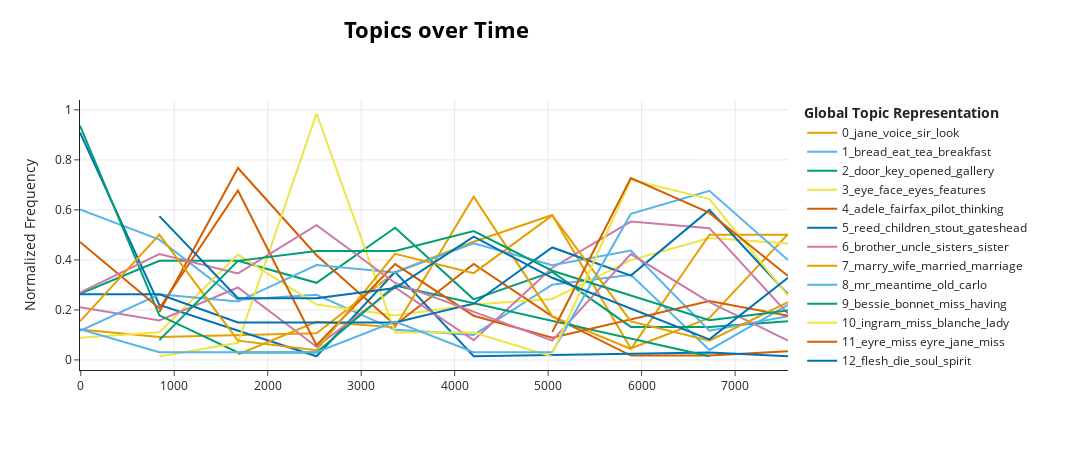

The notebook cell this image was saved under:
### Markdown cell above
__Plotting topics over time__

### Code cell
topic_model.visualize_topics_over_time(topics_over_time, 
                                       normalize_frequency=True, 
                                       top_n_topics=20)

### Figure 1 — Plotly figure (JSON) as saved in the notebook; plotly's stock layout.template omitted (floating-point values rounded to 4 significant figures)
{"data": [{"hoverinfo": "text", "hovertext": ["<b>Topic 0</b><br>Words: jane, theres, tremble, mention, assure", "<b>Topic 0</b><br>Words: jane, grown, exactly, strike, stout", "<b>Topic 0</b><br>Words: jane, ive, blow, laughing, familiar", "<b>Topic 0</b><br>Words: jane, anybody, sir, ive, world", "<b>Topic 0</b><br>Words: jane, look, pretty, thinking, wish", "<b>Topic 0</b><br>Words: jane, love, sir, trouble, oh", "<b>Topic 0</b><br>Words: jane, known, moved, uncle, observed", "<b>Topic 0</b><br>Words: jane, trust, stooping, closely, german", "<b>Topic 0</b><br>Words: jane, voice, friends, truly, express"], "marker": {"color": "#E69F00"}, "mode": "lines", "name": "0_jane_voice_sir_look", "type": "scatter", "x": [-8.407, 840.7, 2522.0, 3363.0, 4204.0, 5044.0, 5885.0, 6726.0, 7566.0], "y": [0.122, 0.09148, 0.1067, 0.3507, 0.4726, 0.5794, 0.04574, 0.1677, 0.5031]}, {"hoverinfo": "text", "hovertext": ["<b>Topic 1</b><br>Words: bread, breakfast, bell, eat, dinner", "<b>Topic 1</b><br>Words: bread, eat, tea, pupils, bell", "<b>Topic 1</b><br>Words: tea, eat, bell, dinner, wanted", "<b>Topic 1</b><br>Words: drawingroom, dinner, bread, ladies, party", "<b>Topic 1</b><br>Words: bread, tea, used, rang, breakfast", "<b>Topic 1</b><br>Words: eat, ordered, rang, ill, bell", "<b>Topic 1</b><br>Words: bread, handkerchief, breakfast, piece, lips", "<b>Topic 1</b><br>Words: tea, bread, eat, milk, brought", "<b>Topic 1</b><br>Words: progress, tea, spread, kitchen, sitting", "<b>Topic 1</b><br>Words: breakfast, rang, marys, prospect, composed"], "marker": {"color": "#56B4E9"}, "mode": "lines", "name": "1_bread_eat_tea_breakfast", "type": "scatter", "x": [-8.407, 840.7, 1681.0, 2522.0, 3363.0, 4204.0, 5044.0, 5885.0, 6726.0, 7566.0], "y": [0.6013, 0.4811, 0.2405, 0.2606, 0.1203, 0.1002, 0.3007, 0.3408, 0.04009, 0.2205]}, {"hoverinfo": "text", "hovertext": ["<b>Topic 2</b><br>Words: door, stopped, trunk, wall, away", "<b>Topic 2</b><br>Words: door, opened, dog, fastened, shut", "<b>Topic 2</b><br>Words: door, gallery, shut, dog, vanished", "<b>Topic 2</b><br>Words: door, gallery, stopped, gentleman, heard", "<b>Topic 2</b><br>Words: door, key, gallery, noise, opened", "<b>Topic 2</b><br>Words: carriage, door, dog, gallery, stairs", "<b>Topic 2</b><br>Words: door, key, moved, way, walked", "<b>Topic 2</b><br>Words: door, dog, field, nice, absorbed", "<b>Topic 2</b><br>Words: door, tonight, lifting, sudden, difficulty", "<b>Topic 2</b><br>Words: door, narrow, presented, entering, pointed"], "marker": {"color": "#009E73"}, "mode": "lines", "name": "2_door_key_opened_gallery", "type": "scatter", "x": [-8.407, 840.7, 1681.0, 2522.0, 3363.0, 4204.0, 5044.0, 5885.0, 6726.0, 7566.0], "y": [0.2643, 0.3964, 0.3964, 0.3083, 0.5285, 0.2422, 0.3524, 0.1321, 0.1321, 0.1542]}, {"hoverinfo": "text", "hovertext": ["<b>Topic 3</b><br>Words: does, nose, steadily, teeth, face", "<b>Topic 3</b><br>Words: eye, hair, miss temple, temple, eyes", "<b>Topic 3</b><br>Words: shape, eye, face, eyes, features", "<b>Topic 3</b><br>Words: eye, features, drawn, eyes, face", "<b>Topic 3</b><br>Words: brow, speaker, looking, black, looked", "<b>Topic 3</b><br>Words: eye, arm, forehead, cheek, face", "<b>Topic 3</b><br>Words: turned, face, features, cheek, eye", "<b>Topic 3</b><br>Words: eye, face, gaze, looked, glance", "<b>Topic 3</b><br>Words: eye, marble, face, keen, turned", "<b>Topic 3</b><br>Words: eye, features, blind, sight, blank"], "marker": {"color": "#F0E442"}, "mode": "lines", "name": "3_eye_face_eyes_features", "type": "scatter", "x": [-8.407, 840.7, 1681.0, 2522.0, 3363.0, 4204.0, 5044.0, 5885.0, 6726.0, 7566.0], "y": [0.08865, 0.1108, 0.4211, 0.2216, 0.1773, 0.2216, 0.2438, 0.3989, 0.4876, 0.4654]}, {"hoverinfo": "text", "hovertext": ["<b>Topic 4</b><br>Words: adele, childhood, point, believed, mrs", "<b>Topic 4</b><br>Words: adele, pilot, thinking, scarcely, bed", "<b>Topic 4</b><br>Words: adele, introduced, ladies, stool, advanced", "<b>Topic 4</b><br>Words: adele, thinking, affection, fairfax, sir", "<b>Topic 4</b><br>Words: adele, moon, ring, field, shall", "<b>Topic 4</b><br>Words: adele, companion, ice, governess, school", "<b>Topic 4</b><br>Words: liked, attractive, adele, equally, acquaintance", "<b>Topic 4</b><br>Words: world, rose, like, adele, fairfax", "<b>Topic 4</b><br>Words: adele, forgotten, reader, school, leave"], "marker": {"color": "#D55E00"}, "mode": "lines", "name": "4_adele_fairfax_pilot_thinking", "type": "scatter", "x": [840.7, 1681.0, 2522.0, 3363.0, 4204.0, 5044.0, 5885.0, 6726.0, 7566.0], "y": [0.1919, 0.7675, 0.4186, 0.1395, 0.3837, 0.1744, 0.01744, 0.01744, 0.03488]}, {"hoverinfo": "text", "hovertext": ["<b>Topic 5</b><br>Words: reed, children, stout, presence, nursery", "<b>Topic 5</b><br>Words: reed, worst, stout, remember, miss", "<b>Topic 5</b><br>Words: speaking, deep, short, words, voice", "<b>Topic 5</b><br>Words: reed, gateshead, aunt, dead, children", "<b>Topic 5</b><br>Words: adopt, intention, reed, make, children", "<b>Topic 5</b><br>Words: reed, orphan, gateshead, kept, happy", "<b>Topic 5</b><br>Words: johns, kindness, grew, reed, children"], "marker": {"color": "#0072B2"}, "mode": "lines", "name": "5_reed_children_stout_gateshead", "type": "scatter", "x": [-8.407, 840.7, 2522.0, 3363.0, 4204.0, 6726.0, 7566.0], "y": [0.909, 0.2199, 0.01466, 0.3519, 0.01466, 0.02932, 0.01466]}, {"hoverinfo": "text", "hovertext": ["<b>Topic 6</b><br>Words: aunt, father, mother, orphan, brother", "<b>Topic 6</b><br>Words: uncle, brother, adopt, law, family", "<b>Topic 6</b><br>Words: brother, family, fond, sisters, estate", "<b>Topic 6</b><br>Words: rejoined, throw, brother, chance, thousand", "<b>Topic 6</b><br>Words: aunt, family, daughters, dead, sisters", "<b>Topic 6</b><br>Words: uncle, prospect, write, brother, father", "<b>Topic 6</b><br>Words: brother, uncle, father, dead, son", "<b>Topic 6</b><br>Words: sisters, father, brother, dead, sister", "<b>Topic 6</b><br>Words: sister, brother, sisters, uncle, cousins", "<b>Topic 6</b><br>Words: sister, sisters, brother, estate, cousin"], "marker": {"color": "#CC79A7"}, "mode": "lines", "name": "6_brother_uncle_sisters_sister", "type": "scatter", "x": [-8.407, 840.7, 1681.0, 2522.0, 3363.0, 4204.0, 5044.0, 5885.0, 6726.0, 7566.0], "y": [0.2107, 0.1581, 0.2898, 0.05269, 0.2898, 0.07903, 0.3688, 0.5532, 0.5269, 0.1844]}, {"hoverinfo": "text", "hovertext": ["<b>Topic 7</b><br>Words: stately, somewhat, room, mrs, marry", "<b>Topic 7</b><br>Words: married, bride, wife, marry, marriage", "<b>Topic 7</b><br>Words: marriage, theres, adopt, deuce, perform", "<b>Topic 7</b><br>Words: married, marry, wife, bride, marriage", "<b>Topic 7</b><br>Words: married, wife, marry, marriage, wealthy", "<b>Topic 7</b><br>Words: married, laughed, diana, near, marry", "<b>Topic 7</b><br>Words: marry, wife, union, marriage, married", "<b>Topic 7</b><br>Words: marry, wife, married, marriage, husband"], "marker": {"color": "#E69F00"}, "mode": "lines", "name": "7_marry_wife_married_marriage", "type": "scatter", "x": [1681.0, 2522.0, 3363.0, 4204.0, 5044.0, 5885.0, 6726.0, 7566.0], "y": [0.02176, 0.1523, 0.1306, 0.6528, 0.1741, 0.04352, 0.5005, 0.5005]}, {"hoverinfo": "text", "hovertext": ["<b>Topic 8</b><br>Words: mr, meantime, old, carlo, thats", "<b>Topic 8</b><br>Words: mr, meantime, old, carlo, thats", "<b>Topic 8</b><br>Words: mr, difference, age, old, meantime", "<b>Topic 8</b><br>Words: mr, meantime, glanced, continually, old", "<b>Topic 8</b><br>Words: mr, meantime, old, carlo, thats", "<b>Topic 8</b><br>Words: mr, meantime, try, old, carlo", "<b>Topic 8</b><br>Words: mr, thats, ah, old, meantime", "<b>Topic 8</b><br>Words: mr, carlo, old, dog, week", "<b>Topic 8</b><br>Words: mr, meantime, old, carlo, thats", "<b>Topic 8</b><br>Words: mr, meantime, old, carlo, thats"], "marker": {"color": "#56B4E9"}, "mode": "lines", "name": "8_mr_meantime_old_carlo", "type": "scatter", "x": [-8.407, 840.7, 1681.0, 2522.0, 3363.0, 4204.0, 5044.0, 5885.0, 6726.0, 7566.0], "y": [0.1166, 0.2624, 0.2333, 0.3791, 0.3499, 0.4666, 0.3791, 0.4374, 0.1166, 0.175]}, {"hoverinfo": "text", "hovertext": ["<b>Topic 9</b><br>Words: bessie, nursery, miss, having, bonnet", "<b>Topic 9</b><br>Words: bessie, sit, ive, half, quite", "<b>Topic 9</b><br>Words: bessie, hopes, vivacity, lady, colour", "<b>Topic 9</b><br>Words: used, clever, ignorant, teach, play", "<b>Topic 9</b><br>Words: bessie, bonnet, having, went, sister", "<b>Topic 9</b><br>Words: met, bessie, bonnet, miss, having"], "marker": {"color": "#009E73"}, "mode": "lines", "name": "9_bessie_bonnet_miss_having", "type": "scatter", "x": [-8.407, 840.7, 1681.0, 2522.0, 3363.0, 6726.0], "y": [0.9369, 0.1784, 0.02974, 0.02974, 0.2974, 0.01487]}, {"hoverinfo": "text", "hovertext": ["<b>Topic 10</b><br>Words: says, usual, sent, ingram, miss", "<b>Topic 10</b><br>Words: ingram, blanche, ladies, miss, splendid", "<b>Topic 10</b><br>Words: ingram, miss, lady, blanche, mary", "<b>Topic 10</b><br>Words: ingram, miss, changed, tall, ladies", "<b>Topic 10</b><br>Words: ingram, miss, shape, feelings, marry", "<b>Topic 10</b><br>Words: blanche, ingram, tall, fine, woman"], "marker": {"color": "#F0E442"}, "mode": "lines", "name": "10_ingram_miss_blanche_lady", "type": "scatter", "x": [840.7, 1681.0, 2522.0, 3363.0, 4204.0, 5044.0], "y": [0.01369, 0.06843, 0.9854, 0.1095, 0.1095, 0.01369]}, {"hoverinfo": "text", "hovertext": ["<b>Topic 11</b><br>Words: eyre, jane, miss eyre, miss, little girl", "<b>Topic 11</b><br>Words: eyre, miss eyre, miss, vanished, inquire", "<b>Topic 11</b><br>Words: eyre, miss eyre, miss, jane, draw", "<b>Topic 11</b><br>Words: eyre, miss eyre, movements, played, chairs", "<b>Topic 11</b><br>Words: eyre, miss eyre, jane, miss, common", "<b>Topic 11</b><br>Words: eyre, miss eyre, jane, miss, intimated", "<b>Topic 11</b><br>Words: eyre, yesterday, bride, solitary, life", "<b>Topic 11</b><br>Words: eyre, miss eyre, jane, wrote, miss", "<b>Topic 11</b><br>Words: eyre, miss eyre, miss, jane, boy"], "marker": {"color": "#D55E00"}, "mode": "lines", "name": "11_eyre_miss eyre_jane_miss", "type": "scatter", "x": [-8.407, 840.7, 1681.0, 2522.0, 3363.0, 4204.0, 5044.0, 6726.0, 7566.0], "y": [0.4714, 0.2062, 0.6776, 0.05893, 0.383, 0.1768, 0.08839, 0.2357, 0.1768]}, {"hoverinfo": "text", "hovertext": ["<b>Topic 12</b><br>Words: health, younger, wicked, prayers, heaven", "<b>Topic 12</b><br>Words: rest, flesh, fiend, principle, earth", "<b>Topic 12</b><br>Words: assure, principle, comes, true, small", "<b>Topic 12</b><br>Words: born, inquire, treasure, approach, stir", "<b>Topic 12</b><br>Words: die, rigid, minutes, share, solace", "<b>Topic 12</b><br>Words: spirit, mortal, custom, gods, distinctly", "<b>Topic 12</b><br>Words: state, mortal, born, believe, knelt", "<b>Topic 12</b><br>Words: seek, live, measure, god, resist", "<b>Topic 12</b><br>Words: earth, wealth, heaven, human, great", "<b>Topic 12</b><br>Words: yielded, throw, flesh, trust, earth"], "marker": {"color": "#0072B2"}, "mode": "lines", "name": "12_flesh_die_soul_spirit", "type": "scatter", "x": [-8.407, 840.7, 1681.0, 2522.0, 3363.0, 4204.0, 5044.0, 5885.0, 6726.0, 7566.0], "y": [0.2623, 0.2623, 0.1499, 0.1499, 0.1499, 0.2249, 0.4497, 0.3373, 0.5996, 0.2623]}, {"hoverinfo": "text", "hovertext": ["<b>Topic 13</b><br>Words: hasty, nice, tumult, attractive, temper", "<b>Topic 13</b><br>Words: partly, childhood, marked, ordinary, character", "<b>Topic 13</b><br>Words: character, intended, admiration, admired, mystery", "<b>Topic 13</b><br>Words: intended, liked, shes, person, woman", "<b>Topic 13</b><br>Words: wholly, taken, game, sufficed, habits", "<b>Topic 13</b><br>Words: marked, force, showed, husband, speaking", "<b>Topic 13</b><br>Words: hasty, mystery, person, learnt, trace", "<b>Topic 13</b><br>Words: nature, fireside, mortal, inquiry, conduct", "<b>Topic 13</b><br>Words: difficult, absolutely, maam, person, existence"], "marker": {"color": "#CC79A7"}, "mode": "lines", "name": "13_person_character_nature_woman", "type": "scatter", "x": [-8.407, 840.7, 1681.0, 2522.0, 3363.0, 5044.0, 5885.0, 6726.0, 7566.0], "y": [0.2692, 0.4231, 0.3462, 0.5385, 0.3077, 0.07692, 0.4231, 0.2308, 0.07692]}, {"hoverinfo": "text", "hovertext": ["<b>Topic 14</b><br>Words: covered, flowers, vacant, casement, garden", "<b>Topic 14</b><br>Words: hills, flowers, green, white, lowood", "<b>Topic 14</b><br>Words: trace, lane, hay, gold, especially", "<b>Topic 14</b><br>Words: summoned, hay, common, point, room", "<b>Topic 14</b><br>Words: flowers, wall, orchard, fruit, white", "<b>Topic 14</b><br>Words: wind, wandered, gates, green, walk", "<b>Topic 14</b><br>Words: white, moor, green, wild, deep", "<b>Topic 14</b><br>Words: grey, flowers, end, attachment, hills", "<b>Topic 14</b><br>Words: flower, hills, green, wound, rushed", "<b>Topic 14</b><br>Words: flowers, green, opening, stone, descending"], "marker": {"color": "#E69F00"}, "mode": "lines", "name": "14_flowers_green_white_hills", "type": "scatter", "x": [-8.407, 840.7, 1681.0, 2522.0, 3363.0, 4204.0, 5044.0, 5885.0, 6726.0, 7566.0], "y": [0.1542, 0.5011, 0.07709, 0.03855, 0.424, 0.3469, 0.5782, 0.1542, 0.07709, 0.2313]}, {"hoverinfo": "text", "hovertext": ["<b>Topic 15</b><br>Words: john, johns, mother, fruit, striking", "<b>Topic 15</b><br>Words: johns, conduct, money, deal, does", "<b>Topic 15</b><br>Words: leaning, news, maam, coming, john", "<b>Topic 15</b><br>Words: john, johns, profound, boy, sunk", "<b>Topic 15</b><br>Words: said mr, john, mr, said, johns", "<b>Topic 15</b><br>Words: different, mother, gone, john, way", "<b>Topic 15</b><br>Words: john, johns, examine, parting, fixed", "<b>Topic 15</b><br>Words: john, johns, offer, lost, step", "<b>Topic 15</b><br>Words: john, johns, does, hot, ear"], "marker": {"color": "#56B4E9"}, "mode": "lines", "name": "15_john_johns_does_different", "type": "scatter", "x": [-8.407, 840.7, 2522.0, 3363.0, 4204.0, 5044.0, 5885.0, 6726.0, 7566.0], "y": [0.1229, 0.03073, 0.03073, 0.1536, 0.03073, 0.03073, 0.5839, 0.676, 0.3995]}, {"hoverinfo": "text", "hovertext": ["<b>Topic 16</b><br>Words: rochesters, rochester, home, presently, order", "<b>Topic 16</b><br>Words: rochester, rochesters, sentiment, intended, allow", "<b>Topic 16</b><br>Words: rochester, drew near, aloud, mentioned, acquaintance", "<b>Topic 16</b><br>Words: rochester, mention, opportunity, rochesters, entering", "<b>Topic 16</b><br>Words: rochester, rochesters, grown, delay, daily", "<b>Topic 16</b><br>Words: rochester, occasionally, rochesters, stayed, reading", "<b>Topic 16</b><br>Words: rochester, health, rochesters, state, present", "<b>Topic 16</b><br>Words: rochester, home, actually, discovered, pilot"], "marker": {"color": "#009E73"}, "mode": "lines", "name": "16_rochester_rochesters_home_presently", "type": "scatter", "x": [840.7, 1681.0, 2522.0, 3363.0, 4204.0, 5044.0, 6726.0, 7566.0], "y": [0.07924, 0.3962, 0.4358, 0.4358, 0.5151, 0.3566, 0.1585, 0.1981]}, {"hoverinfo": "text", "hovertext": ["<b>Topic 17</b><br>Words: diana, father, mary, like, marys", "<b>Topic 17</b><br>Words: diana, mary, moor, rivers, marys", "<b>Topic 17</b><br>Words: diana, mary, marys, moor, habits", "<b>Topic 17</b><br>Words: diana, mary, journey, stooping, parlour"], "marker": {"color": "#F0E442"}, "mode": "lines", "name": "17_diana_mary_marys_moor", "type": "scatter", "x": [5044.0, 5885.0, 6726.0, 7566.0], "y": [0.02573, 0.7206, 0.6434, 0.2573]}, {"hoverinfo": "text", "hovertext": ["<b>Topic 18</b><br>Words: st, living, wonder, years, long", "<b>Topic 18</b><br>Words: st, probably, sure, far, course", "<b>Topic 18</b><br>Words: st, feared, seat, course, matter", "<b>Topic 18</b><br>Words: st, meantime, marriage, business, heard"], "marker": {"color": "#D55E00"}, "mode": "lines", "name": "18_st_course_meantime_marriage", "type": "scatter", "x": [5044.0, 5885.0, 6726.0, 7566.0], "y": [0.1119, 0.7276, 0.5877, 0.3358]}, {"hoverinfo": "text", "hovertext": ["<b>Topic 19</b><br>Words: thornfield, hall, place, neglected, best", "<b>Topic 19</b><br>Words: thornfield, hall, windows, like, goodness", "<b>Topic 19</b><br>Words: thornfield, hall, mystery, roof, days", "<b>Topic 19</b><br>Words: thornfield, hall, quietly, road, walk", "<b>Topic 19</b><br>Words: thornfield, hall, leave, ejaculated, tones", "<b>Topic 19</b><br>Words: thornfield, hall, ill, afternoon, shut", "<b>Topic 19</b><br>Words: thornfield, hall, respecting, information, vain", "<b>Topic 19</b><br>Words: thornfield, hall, happened, course, fled"], "marker": {"color": "#0072B2"}, "mode": "lines", "name": "19_thornfield_hall_place_windows", "type": "scatter", "x": [840.7, 1681.0, 2522.0, 3363.0, 4204.0, 5044.0, 6726.0, 7566.0], "y": [0.5749, 0.2464, 0.2464, 0.2875, 0.4928, 0.3285, 0.08213, 0.3285]}], "layout": {"height": 450, "hoverlabel": {"bgcolor": "white", "font": {"family": "Rockwell", "size": 16}}, "legend": {"title": {"text": "<b>Global Topic Representation"}}, "title": {"font": {"color": "Black", "size": 22}, "text": "<b>Topics over Time</b>", "x": 0.4, "xanchor": "center", "y": 0.95, "yanchor": "top"}, "width": 1250, "xaxis": {"showgrid": true}, "yaxis": {"showgrid": true, "title": {"text": "Normalized Frequency"}}}}
